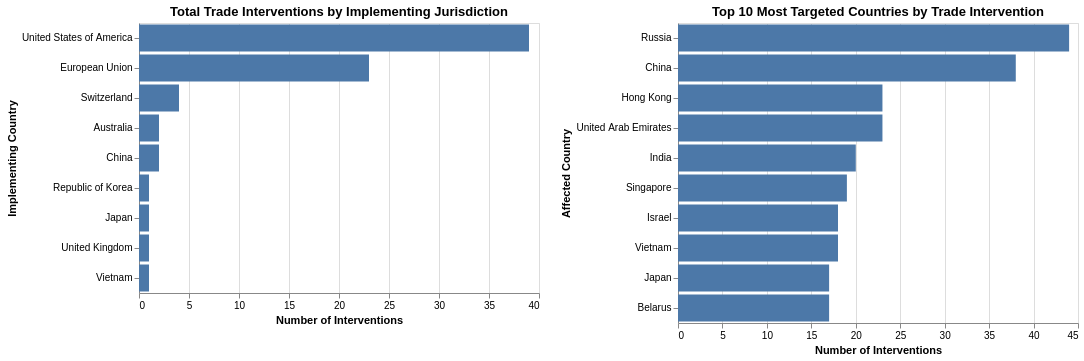

Notebook source saved alongside this figure:
### Markdown cell above
#### 1. Bar Chart: Trade Interventions by Implementing and Targeted Jurisdictions

### Code cell
interventions_df = pd.read_csv('data/processed/dataset3/interventions_clean.csv')
eu_label = 'Austria, Belgium, Bulgaria, Croatia, Cyprus, Czechia, Denmark, Estonia, Finland, France, Germany, Greece, Hungary, Ireland, Italy, Latvia, Lithuania, Luxembourg, Malta, Netherlands, Poland, Portugal, Romania, Slovakia, Slovenia, Spain, Sweden'
interventions_df['Implementing Jurisdictions'] = interventions_df['Implementing Jurisdictions'].replace(eu_label, 'European Union')

# Chart 1: implementing jurisdiction
implementing_count_df = interventions_df.groupby(
    'Implementing Jurisdictions'
).size().reset_index(name = 'count')
implementing_order = implementing_count_df.sort_values('count', ascending = False)['Implementing Jurisdictions'].tolist()

bar_chart1 = alt.Chart(implementing_count_df).mark_bar().encode(
    alt.Y('Implementing Jurisdictions:N', sort = implementing_order, title = "Implementing Country", axis = alt.Axis(labelLimit = 200)),
    alt.X('count:Q', title = "Number of Interventions"),
    tooltip = [
        alt.Tooltip('Implementing Jurisdictions:N', title = "Implementing Country"),
        alt.Tooltip('count:Q', title = "Number of Interventions")
    ]
).properties(
    width = 400,
    height = alt.Step(30),
    title = "Total Trade Interventions by Implementing Jurisdiction"
)

# Chart 2: affected jurisdiction (top 10)
affected_countries = interventions_df['Affected Jurisdictions'].dropna().str.split(', ').explode().reset_index(drop = True)
affected_count_df = affected_countries.value_counts().reset_index()
affected_count_df.columns = ['country', 'count']
affected_count_df = affected_count_df.head(10)
affected_order = affected_count_df.sort_values('count', ascending = False)['country'].tolist()

bar_chart2 = alt.Chart(affected_count_df).mark_bar().encode(
    alt.Y('country:N', sort = affected_order, title = "Affected Country"),
    alt.X('count:Q', title = "Number of Interventions"),
    tooltip = [
        alt.Tooltip('country:N', title = "Affected Country"),
        alt.Tooltip('count:Q', title = "Number of Interventions")
    ]
).properties(
    width = 400,
    height = alt.Step(30),
    title = "Top 10 Most Targeted Countries by Trade Intervention"
)

bar_chart1 | bar_chart2

### Figure 1 — Vega-Lite specification as saved in the notebook (floating-point values rounded to 4 significant figures)
{"config": {"view": {"continuousWidth": 300, "continuousHeight": 300}}, "hconcat": [{"data": {"name": "data-43566083a99557bd9fd0dcbba788b336"}, "mark": {"type": "bar"}, "encoding": {"tooltip": [{"field": "Implementing Jurisdictions", "title": "Implementing Country", "type": "nominal"}, {"field": "count", "title": "Number of Interventions", "type": "quantitative"}], "x": {"field": "count", "title": "Number of Interventions", "type": "quantitative"}, "y": {"axis": {"labelLimit": 200}, "field": "Implementing Jurisdictions", "sort": ["United States of America", "European Union", "Switzerland", "Australia", "China", "Republic of Korea", "Japan", "United Kingdom", "Vietnam"], "title": "Implementing Country", "type": "nominal"}}, "height": {"step": 30}, "title": "Total Trade Interventions by Implementing Jurisdiction", "width": 400}, {"data": {"name": "data-0fa0744de242ea8ee3715ff4e74e6567"}, "mark": {"type": "bar"}, "encoding": {"tooltip": [{"field": "country", "title": "Affected Country", "type": "nominal"}, {"field": "count", "title": "Number of Interventions", "type": "quantitative"}], "x": {"field": "count", "title": "Number of Interventions", "type": "quantitative"}, "y": {"field": "country", "sort": ["Russia", "China", "Hong Kong", "United Arab Emirates", "India", "Singapore", "Israel", "Vietnam", "Japan", "Belarus"], "title": "Affected Country", "type": "nominal"}}, "height": {"step": 30}, "title": "Top 10 Most Targeted Countries by Trade Intervention", "width": 400}], "$schema": "https://vega.github.io/schema/vega-lite/v6.1.0.json", "datasets": {"data-43566083a99557bd9fd0dcbba788b336": [{"Implementing Jurisdictions": "Australia", "count": 2}, {"Implementing Jurisdictions": "China", "count": 2}, {"Implementing Jurisdictions": "European Union", "count": 23}, {"Implementing Jurisdictions": "Japan", "count": 1}, {"Implementing Jurisdictions": "Republic of Korea", "count": 1}, {"Implementing Jurisdictions": "Switzerland", "count": 4}, {"Implementing Jurisdictions": "United Kingdom", "count": 1}, {"Implementing Jurisdictions": "United States of America", "count": 39}, {"Implementing Jurisdictions": "Vietnam", "count": 1}], "data-0fa0744de242ea8ee3715ff4e74e6567": [{"country": "Russia", "count": 44}, {"country": "China", "count": 38}, {"country": "Hong Kong", "count": 23}, {"country": "United Arab Emirates", "count": 23}, {"country": "India", "count": 20}, {"country": "Singapore", "count": 19}, {"country": "Israel", "count": 18}, {"country": "Vietnam", "count": 18}, {"country": "Japan", "count": 17}, {"country": "Belarus", "count": 17}]}}
